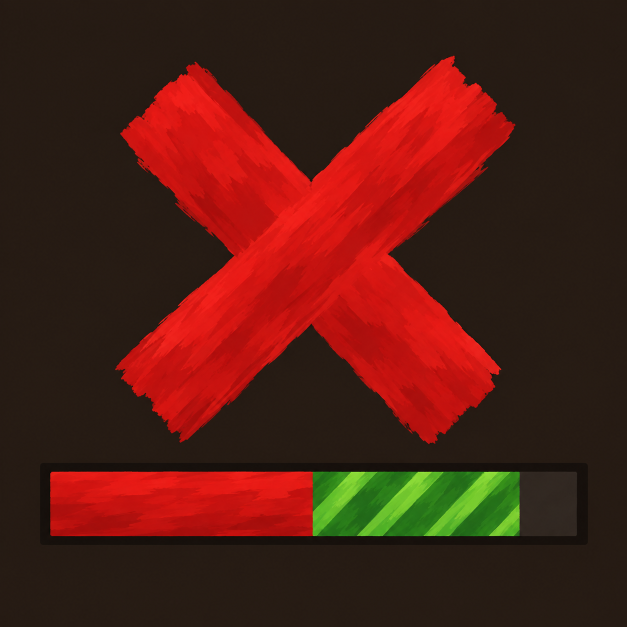
#> input picture tools/icon-source.png, 1254 x 1254 px (shown at 1/2 size)
$ python make_icon.py icon-source.png
#> lines starting #> are read from the running program, lines starting #| are printed output that depends on the picture
#!/usr/bin/env python3
"""Export the approved PNG artwork as game-ready TGA; --preview shows small sizes.

Requires Pillow. Source artwork lives beside this script.
"""
import pathlib
import sys
from PIL import Image

HERE = pathlib.Path(__file__).resolve().parent.parent
BIG = 1024


def build(size):
#> called with size = 1024
    source = "icon-source.png"
    with Image.open(pathlib.Path(__file__).with_name(source)) as image:
#> image is the input picture: PIL image 1254x1254 RGB; mean R, G, B 81.3, 29.2, 19.2
        assert image.width == image.height, "Expected square artwork"
        return image.convert("RGBA").resize((size, size), Image.Resampling.LANCZOS)


def main():
    big = build(BIG)
    out = HERE / "DoesItDie" / "icon.tga"
    big.resize((64, 64), Image.LANCZOS).save(out)
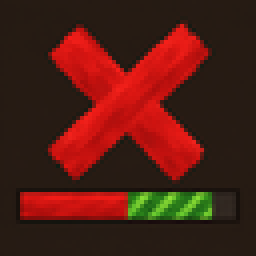
#> saved as icon.tga: PIL image 64x64 RGBA (shown 4 times larger); mean R, G, B, A 81.4, 29.3, 19.2, 255
    if "--preview" in sys.argv:
        target = pathlib.Path(sys.argv[sys.argv.index("--preview") + 1])
        sizes = [64, 32, 20, 16]
        strip = Image.new("RGBA", (sum(sizes) + 20 * (len(sizes) + 1), 80), (40, 40, 44, 255))
        x = 20
        for s in sizes:
            small = big.resize((s, s), Image.LANCZOS)
            strip.paste(small, (x, (80 - s) // 2), small)
            x += s + 20
        strip.resize((strip.width * 3, strip.height * 3), Image.NEAREST).save(target)
        print("preview: %s" % target)
    head = out.read_bytes()[:18]
    print("%s %.1f kB, TGA type %d (2 = uncompressed truecolour), %d bits, %dx%d" % (
#> (the run stopped early here; a loop or call above may not have finished)
